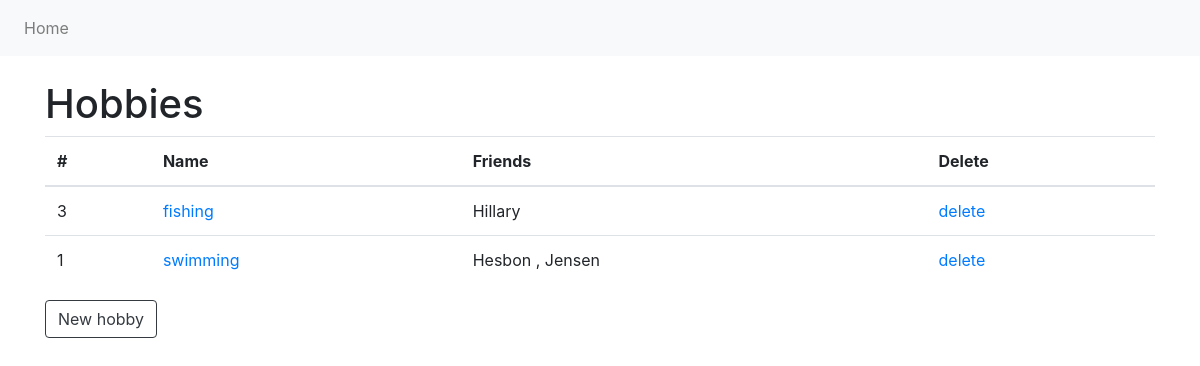
Page /manage-data/hobbies/list on the committed database.
### app/model.py (models this page shows)
class Hobby(Base):
    __tablename__ = 'hobby'
    id = Column(Integer, primary_key=True)
    name = Column(String(100), server_default='')
    friends = relationship(
        'Friend',
        secondary=friend_mtm_hobby_table,
        back_populates='hobbies',
        order_by=Friend.name,
    )

class Friend(Base):
    __tablename__ = 'friend'
    id = Column(Integer, primary_key=True)
    name = Column(String(100), server_default='')
    city_id = Column(Integer, ForeignKey('city.id'))
    city = relationship(
        'City',
        back_populates='friends',
    )
    hobbies = relationship(
        'Hobby',
        secondary=friend_mtm_hobby_table,
        back_populates='friends',
        order_by=lambda: Hobby.name,
    )

### app/blueprints/manage_data/views.py (the view)
@manage_data_blueprint.route('/hobbies/list', methods=['GET', 'POST'])
def hobbies_list():
    hobbies = app_db.session.query(Hobby).order_by(Hobby.name).all()
    thead_th_items = [
        {
            'col_title': '#',
        },
        {
            'col_title': 'Name',
        },
        {
            'col_title': 'Friends',
        },
        {
            'col_title': 'Delete',
        },
    ]
    tbody_tr_items = []
    for hobby in hobbies:
        friend_names = ''
        if hobby.friends:
            friend_names = ', '.join([x.name for x in hobby.friends])
        tbody_tr_items.append([
            {
                'col_value': hobby.id,
            },
            {
                'col_value': hobby.name,
                'url': url_for('manage_data.hobby_edit', hobby_id=hobby.id),
            },
            {
                'col_value': friend_names,
            },
            {
                'col_value': 'delete',
                'url': url_for('manage_data.hobby_delete', hobby_id=hobby.id),
            }
        ])
    return render_template(
        'items_list.html',
        title='Hobbies',
        thead_th_items=thead_th_items,
        tbody_tr_items=tbody_tr_items,
        item_new_url=url_for('manage_data.hobby_new'),
        item_new_text='New hobby',
    )

### app/factory.py (called while the page is built)
def create_app():
    app = Flask(__name__)
    app.config.from_object('config.ConfigDevelopment')
    app.logger = app_logging.init_app(app)
    app_db.init_app(app)
    app.logger.debug('test debug message')
    Bootstrap(app)
    csrf = CSRFProtect()
    csrf.init_app(app)
    from .blueprints.manage_data.views import manage_data_blueprint
    app.register_blueprint(manage_data_blueprint, url_prefix='/manage-data')
    @app.teardown_appcontext
    def teardown_db(response_or_exception):
        if hasattr(app_db, 'session'):
            app_db.session.remove()
    @app.route('/')
    def index():
        friends = app_db.session.query(Friend).order_by(Friend.name).all()
        return render_template(
            'home.html',
            welcome_message='Hello world',
            friends=friends,
        )
    return app

### app/templates/items_list.html
{% extends "base.html" %}
{% block content %}
	<h1>
		{{ title }}
	</h1>
	{% if tbody_tr_items %}
	<table class="table">
		<thead>
		<tr>
			{% for thead_th_item in thead_th_items %}
			<th scope="col">
				{{ thead_th_item.col_title }}
			</th>
			{% endfor %}
		</tr>
		</thead>
		<tbody>
			{% for tbody_tr_item in tbody_tr_items %}
			<tr>
				{% for tbody_td_item in tbody_tr_item %}
				<td>
					{% if tbody_td_item.url %}
						<a href="{{ tbody_td_item.url }}">
							{{ tbody_td_item.col_value }}
						</a>
					{% else %}
						{% if tbody_td_item.col_value %}
							{{ tbody_td_item.col_value }}
						{% else %}
							-
						{% endif %}
					{% endif %}
				</td>
				{% endfor %}
			</tr>
			{% endfor %}
		</tbody>
	</table>
	{% else %}
		<p>
		No items found
		</p>
	{% endif %}
	<a class="btn btn-outline-dark" href="{{ item_new_url }}" role="button">
		{{ item_new_text }}
	</a>
{% endblock %}

### rows in the picture
Hobby: col_value "fishing"
Friend: col_value "Hillary"
Hobby: col_value "swimming"

### other values in the picture
{{ render_nav_item('index', 'Home', use_li=True) }} "Home"
{{ title }} "Hobbies"
{{ thead_th_item.col_title }} "#" "Name" "Friends" "Delete"
{{ tbody_td_item.col_value }} "3" "1" "Hesbon , Jensen"
{{ tbody_td_item.col_value }} "delete" "delete"
{{ item_new_text }} "New hobby"
